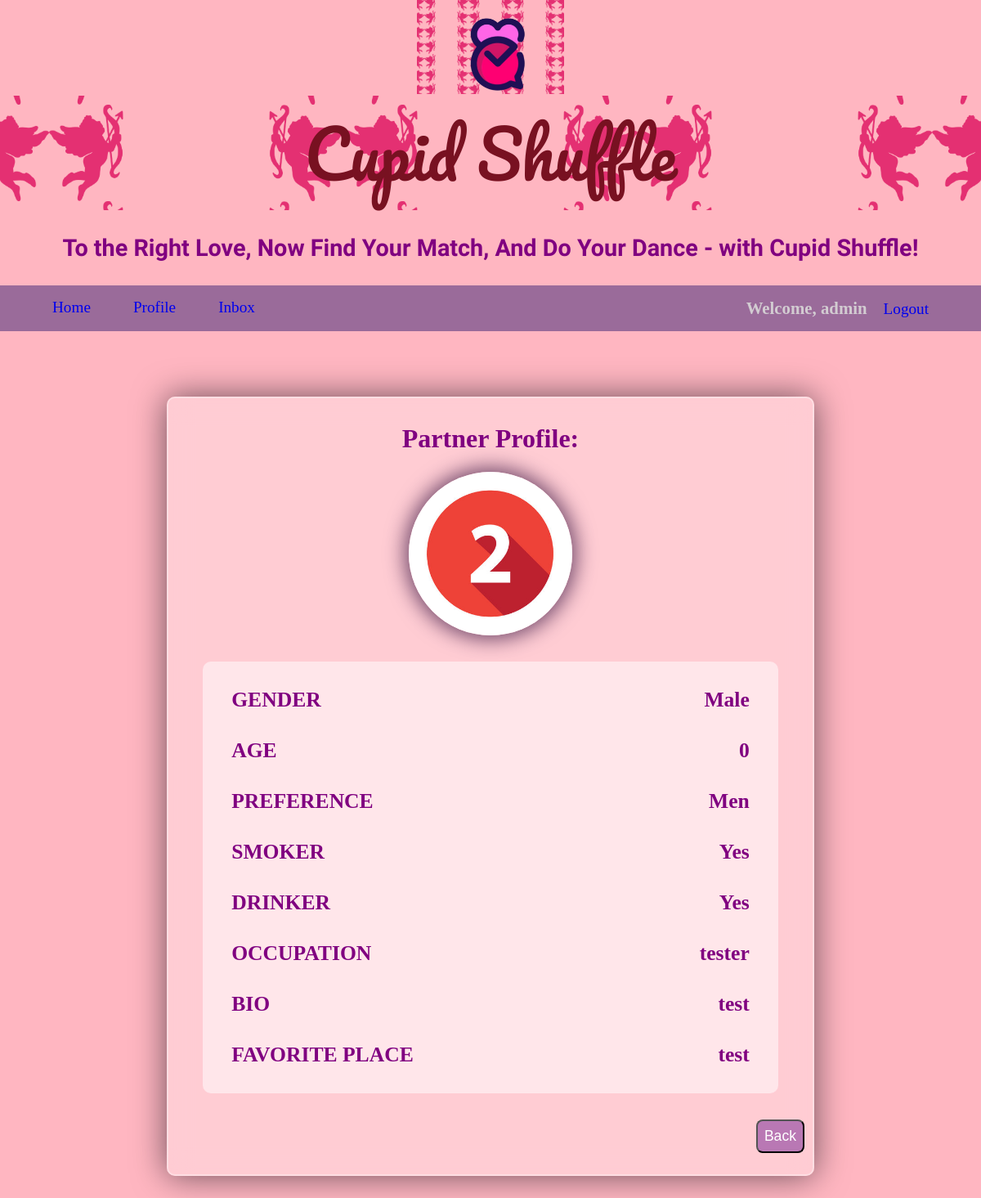
The page /partner_profile/6 (signed in) on the database as committed earlier.
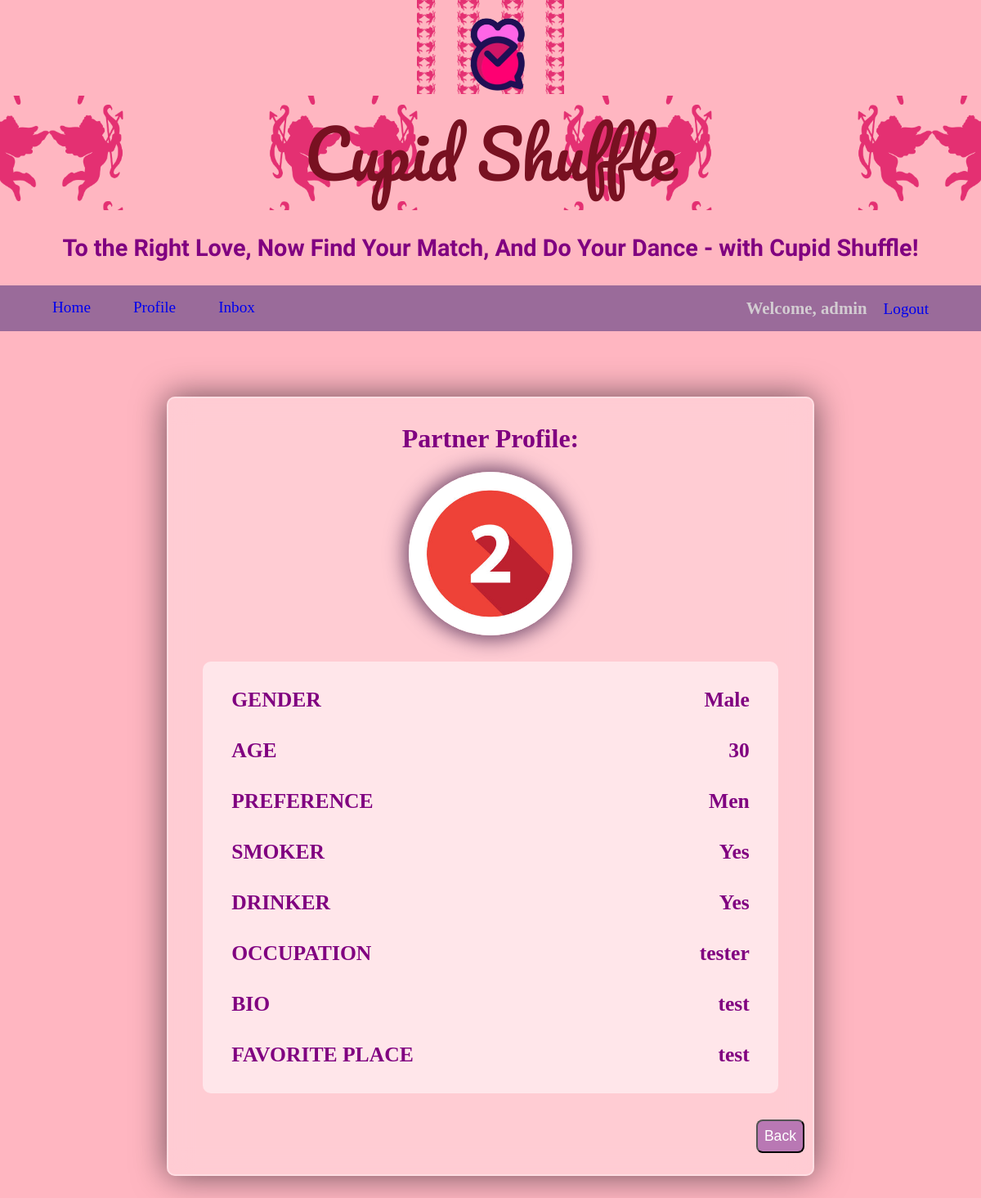
The same page on the database as committed later.
### app/models.py (models this page shows, shortened)
class DatingProfile(models.Model):
    user_profile = models.ForeignKey(
        Profile,
        on_delete=models.CASCADE,
        related_name="dating_profile_user",
        null=True,
    )
    created = models.BooleanField(default=False)
    profile_pic = models.ImageField(
        default="default_pic.jpg",
        null=True,
        blank=True,
    )
    gender_options = (("Male", "MALE"), ("Female", "FEMALE"))
    interested_in_options = ("Men", "MEN"), ("Women", "WOMEN"), ("Both", "BOTH")
    yes_or_no_options = (("Yes", "YES"), ("No", "NO"))
    gender = models.CharField(max_length=50, choices=gender_options, null=True)
    birth_date = models.DateTimeField(default=datetime.now)
    interested_in = models.CharField(
        max_length=50, choices=interested_in_options, null=True
    )
    smoker = models.CharField(max_length=50, choices=yes_or_no_options, null=True)
    drinker = models.CharField(max_length=50, choices=yes_or_no_options, null=True)
    occupation = models.CharField(max_length=50, null=True)
    bio = models.TextField(null=True)
    favorite_place_ever_been = models.TextField(null=True)
    @property
    def age(self):
        today = timezone.now().date()
        age = int(
            today.year
            - (self.birth_date.year)
            - ((today.month, today.day) < (self.birth_date.month, self.birth_date.day))
        )
        return age

### app/views.py (the view)
# urls.py: path("partner_profile/<int:id>", partner_profile_view, name="partner"),
@login_required(login_url="login")
def partner_profile_view(request, id):
    dating_profile = DatingProfile.objects.get(id=id)
    context = {
        "dating_profile": dating_profile,
    }
    return render(request, "potiental_partner_profile.html", context)

### app/templates/potiental_partner_profile.html (shortened to what this page needs)
{%extends 'home.html'%}
{%block content%}
<div id="partner_profile_page_container">
  <div class="potential_partner_profile">
    <div id="partner_profile_header_container">
      <div id="partner_profile_header_info">
        <h1>Partner Profile: {{ dating_profile.first_name}}</h1>
        <div id="partner_profile_image_container">{% comment %} <img src="{{dating_profile.profile_pic.url}}"/> {% endcomment %}
          <img src="{{ dating_profile.profile_pic.url }}"/>
        </div>
      </div>
    </div>
      <div id="dating_profile_information_container" class="partner_profile_container">
        <div id="dating_profile_gender_container">
          <div class="profile_info_text">GENDER</div>
          {{dating_profile.gender}}
        </div>
        <div id="dating_profile_age_container">
          <div class="profile_info_text">AGE</div>
          {{dating_profile.age}}
        </div>
        <div id="dating_profile_interested_in_container">
          <div class="profile_info_text">PREFERENCE</div>
          {{dating_profile.interested_in}}
        </div>
        <div id="dating_profile_smoker_container">
          <div class="profile_info_text">SMOKER</div>
          {{dating_profile.smoker}}
        </div>
        <div id="dating_profile_drinker_container">
          <div class="profile_info_text">DRINKER</div>
          {{dating_profile.drinker}}
        </div>
        <div id="dating_profile_occupation_container">
          <div class="profile_info_text">OCCUPATION</div>
          {{dating_profile.occupation}}
        </div>
        <div id="dating_profile_bio_container">
          <div class="profile_info_text">BIO</div>
          {{dating_profile.bio}}
        </div>
        <div id="dating_profile_favorite_place_container">
          <div class="profile_info_text">FAVORITE PLACE</div>
          {{dating_profile.favorite_place_ever_been}}
        </div>
      </div>
    <div id="partner_profile_button_container">
      <button id="partner_profile_button"> <a href= "{% url "matchmaking"%}" >Back</a></button>
    </div>
  </div>
</div>
{%endblock content%}

Rows that differ between the two databases and show on the page:
changed DatingProfile "Male": age "0" → "30"
